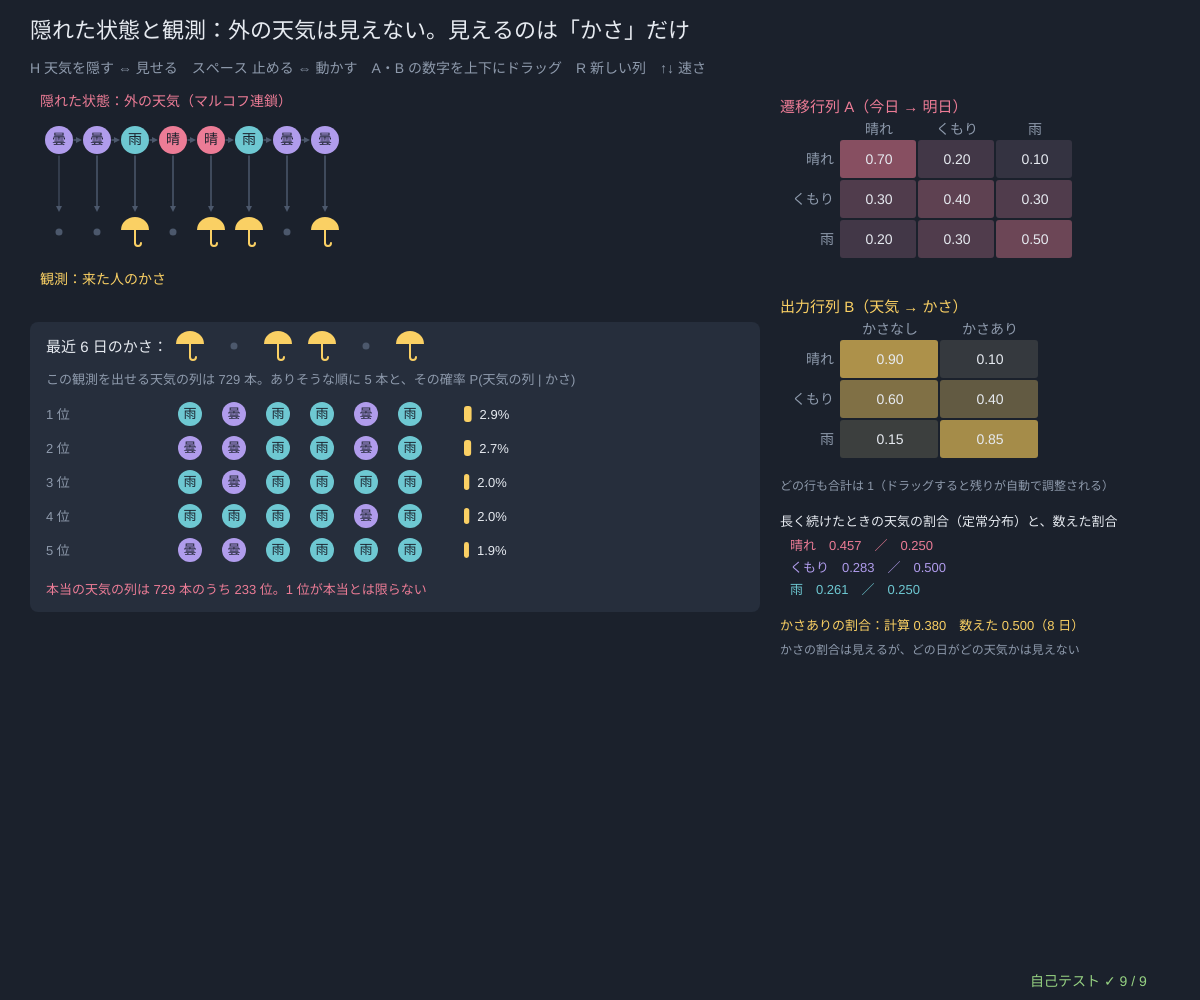
Frame 1 (no input)
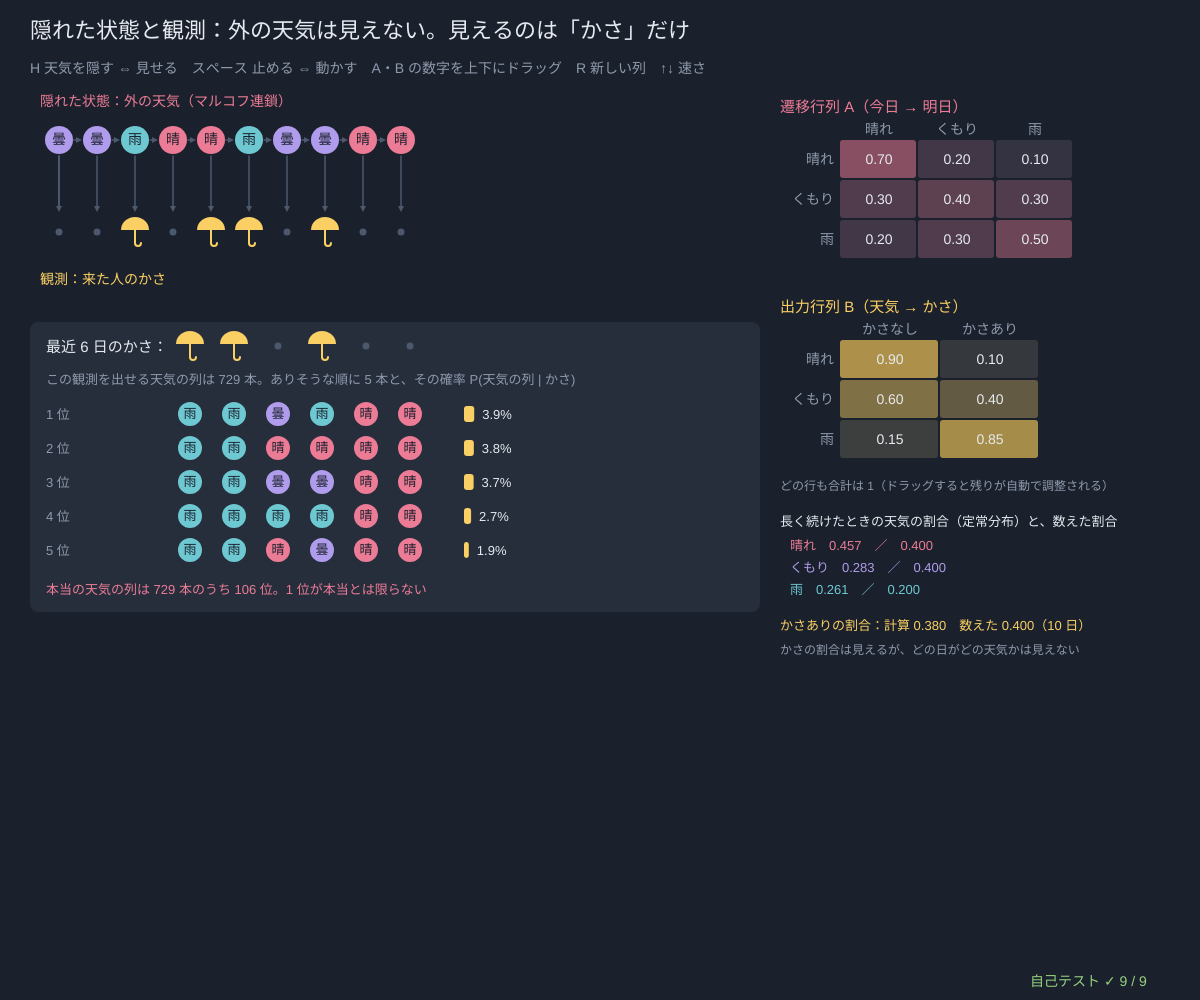
Frame 60 (no input)
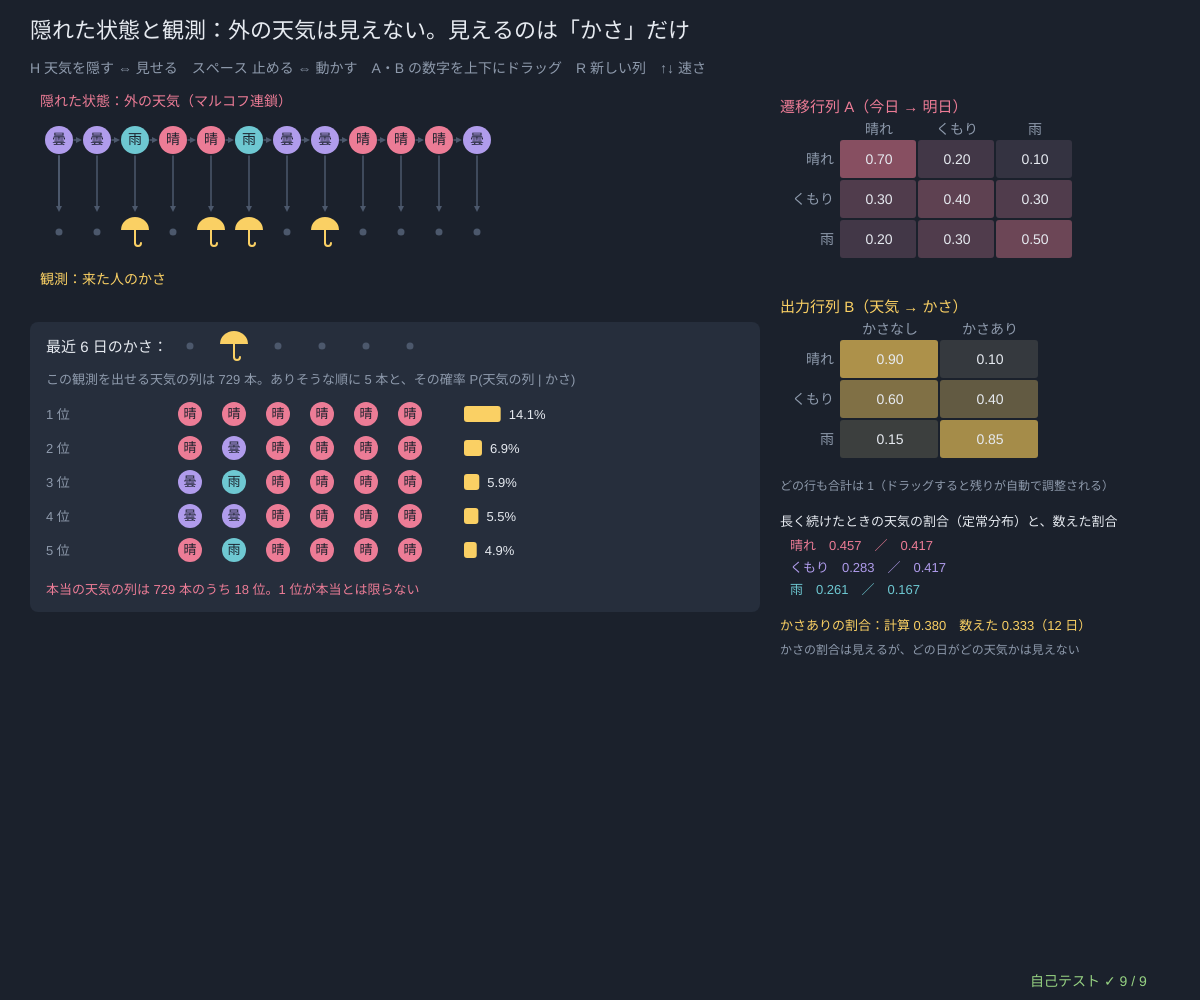
Frame 120 (the mouse pressed at the canvas centre since frame 60)

The p5.js sketch that drew these frames (run headless with seeded random() and noise() and a simulated clock; from frame 60 on, the mouse is pressed at the canvas centre):

// p5.js sketch
// ── sketch.js
// ============================================
// 00 隠れた状態と観測 ─ 地下の部屋にいる人には外の天気（晴れ・くもり・雨）が見えない。見えるのは、来る人が「かさ」を持っているかどうかだけ。
// 天気は遷移行列 A のマルコフ連鎖（シリーズ 65）で動き、かさは出力行列 B の確率で出る。これが隠れマルコフモデル（HMM）。
// 下の段：最近 6 日の「かさの列」を出せる天気の列は 3^6 = 729 本ある。その中でありそうな順に 5 本（同じ観測でも状態はいろいろありうる）
// H 天気を隠す ⇔ 見せる / スペース 止める ⇔ 動かす / 右の A・B の数字を上下にドラッグ / R 新しい列 / ↑↓ 速さ
// ============================================

const W_NAMES = ['晴れ', 'くもり', '雨'], W_SHORT = ['晴', '曇', '雨'], U_NAMES = ['かさなし', 'かさあり'], W_COLS = [[236, 124, 150], [176, 156, 236], [110, 200, 210]];   // 天気の色
let sky = {                              // ★ モデル：p0 = はじめの天気、tr = A（今日 → 明日）、em = B（天気 → かさなし・かさあり）
  p0: [0.5, 0.3, 0.2],
  tr: [[0.7, 0.2, 0.1], [0.3, 0.4, 0.3], [0.2, 0.3, 0.5]],
  em: [[0.9, 0.1], [0.6, 0.4], [0.15, 0.85]],
};
const N_RANK = 6;                        // ★ 下の段で調べる日数（3^6 = 729 本の道）
let days = [], showTruth = true, playing = true, period = 30, cellsHit = [], drag = null, ranked = null, counts;

function setup() {
  createCanvas(windowWidth, windowHeight);
  selfTest();
  seedRng(70); restart();
}
function windowResized() { resizeCanvas(windowWidth, windowHeight); }
function restart() { days = []; counts = { z: [0, 0, 0], u: [[0, 0], [0, 0], [0, 0]] }; for (let k = 0; k < 8; k++) addDay(); }
function addDay() {                      // ★ 1 日すすめる：天気は A の行から、かさは B の行からサイコロ
  let z = days.length ? sampleFrom(sky.tr[days[days.length - 1].z]) : sampleFrom(sky.p0), x = sampleFrom(sky.em[z]);
  days.push({ z, x }); counts.z[z]++; counts.u[z][x]++;
  if (days.length > 400) days.shift();
  ranked = null;
}
// ★ 行列の 1 つの数字を変える：同じ行のほかの数字を同じ比でちぢめて、行の合計を 1 に保つ
function setCell(row, j, v) {
  v = clampv(v, 0.01, 0.98);
  let rest = sumOf(row) - row[j];
  for (let k = 0; k < row.length; k++) if (k !== j) row[k] = rest > 1e-9 ? (row[k] / rest) * (1 - v) : (1 - v) / (row.length - 1);
  row[j] = v;
}
// ★ 総当たり：観測 xs を出せる全部の道と、その確率 P(道 | 観測)。大きい順に並べる
function rankPaths(m, xs) {
  let n = m.p0.length, len = xs.length, total = Math.pow(n, len), all = [], lik = 0;
  for (let k = 0; k < total; k++) {
    let zs = [], r = k; for (let t = 0; t < len; t++) { zs.unshift(r % n); r = Math.floor(r / n); }
    let p = 1; for (let t = 0; t < len; t++) p *= (t === 0 ? m.p0[zs[0]] : m.tr[zs[t - 1]][zs[t]]) * m.em[zs[t]][xs[t]];
    all.push({ zs, p }); lik += p;
  }
  all.sort((a, b) => b.p - a.p);
  for (let a of all) a.post = lik > 0 ? a.p / lik : 0;
  return { all, lik };
}

function draw() {
  background(...BG);
  if (playing && frameCount % period === 0) addDay();
  hudTitle('隠れた状態と観測：外の天気は見えない。見えるのは「かさ」だけ', 'H 天気を隠す ⇔ 見せる　スペース 止める ⇔ 動かす　A・B の数字を上下にドラッグ　R 新しい列　↑↓ 速さ');
  let mx = Math.max(560, width - 420), x0 = 40, cw = 38, nShow = Math.max(8, Math.floor((mx - x0 - 30) / cw)), from = Math.max(0, days.length - nShow), y1 = 140, y2 = 232;
  note('隠れた状態：外の天気（マルコフ連鎖）', x0, y1 - 34, ROSE, 14); note('観測：来た人のかさ', x0, y2 + 52, LAN, 14);
  for (let i = from; i < days.length; i++) {
    let d = days[i], x = x0 + (i - from) * cw + cw / 2;
    if (i > from) { stroke(...LINEC); strokeWeight(1.5); fill(...LINEC); arrowLine(x - cw + 15, y1, x - 15, y1, 6); }
    stroke(...LINEC); fill(...LINEC); arrowLine(x, y1 + 16, x, y2 - 20, 6);
    noStroke(); fill(...(showTruth ? W_COLS[d.z] : [70, 80, 98])); circle(x, y1, 28);
    fill(...(showTruth ? BG : DIMC)); textSize(14); textAlign(CENTER, CENTER); text(showTruth ? W_SHORT[d.z] : '？', x, y1);
    drawUmbrella(x, y2, d.x);
  }
  // ---- 下の段：最近 N_RANK 日の観測を出せる道
  let py = y2 + 90, recent = days.slice(-N_RANK);
  if (!ranked) ranked = rankPaths(sky, recent.map((d) => d.x));
  panelBox(x0 - 10, py, mx - x0 - 10, 290);
  note('最近 ' + recent.length + ' 日のかさ：', x0 + 6, py + 30, INK, 15);
  for (let t = 0; t < recent.length; t++) drawUmbrella(x0 + 150 + t * 44, py + 24, recent[t].x);
  note('この観測を出せる天気の列は ' + ranked.all.length + ' 本。ありそうな順に 5 本と、その確率 P(天気の列 | かさ)', x0 + 6, py + 62, DIMC, 13);
  let truthRank = ranked.all.findIndex((a) => a.zs.every((z, t) => z === recent[t].z));
  for (let k = 0; k < Math.min(5, ranked.all.length); k++) {
    let a = ranked.all[k], yy = py + 92 + k * 34;
    note(k + 1 + ' 位', x0 + 6, yy + 5, DIMC, 13);
    for (let t = 0; t < a.zs.length; t++) { noStroke(); fill(...W_COLS[a.zs[t]]); circle(x0 + 150 + t * 44, yy, 24); fill(...BG); textSize(13); textAlign(CENTER, CENTER); text(W_SHORT[a.zs[t]], x0 + 150 + t * 44, yy); }
    let bx = x0 + 150 + N_RANK * 44 + 10; noStroke(); fill(...LAN); rect(bx, yy - 8, Math.max(1, a.post * 260), 16, 3);
    note(fmtN(a.post * 100, 1) + '%' + (showTruth && k === truthRank ? '　← 本当の列' : ''), bx + a.post * 260 + 8, yy + 5, INK, 13);
  }
  note(showTruth ? '本当の天気の列は ' + ranked.all.length + ' 本のうち ' + (truthRank + 1) + ' 位。1 位が本当とは限らない' : 'H で答え合わせ。1 位の列が本当だと思う？', x0 + 6, py + 272, showTruth ? ROSE : DIMC, 13);
  // ---- 右：A と B（ドラッグできる）
  cellsHit = [];
  note('遷移行列 A（今日 → 明日）', mx, 112, ROSE, 15);
  matrixCells(sky.tr, mx + 60, 140, 78, 40, W_NAMES, W_NAMES, 'tr', ROSE);
  note('出力行列 B（天気 → かさ）', mx, 312, LAN, 15);
  matrixCells(sky.em, mx + 60, 340, 100, 40, W_NAMES, U_NAMES, 'em', LAN);
  let st = stationaryOf(sky.tr), tot = Math.max(1, sumOf(counts.z)), pu = 0; for (let i = 0; i < 3; i++) pu += st[i] * sky.em[i][1];
  note('どの行も合計は 1（ドラッグすると残りが自動で調整される）', mx, 490, DIMC, 12);
  note('長く続けたときの天気の割合（定常分布）と、数えた割合', mx, 526, INK, 13);
  for (let i = 0; i < 3; i++) note(W_NAMES[i] + '　' + fmtN(st[i], 3) + '　／　' + (showTruth ? fmtN(counts.z[i] / tot, 3) : '？'), mx + 10, 550 + i * 22, W_COLS[i], 13);
  let nu = counts.u[0][1] + counts.u[1][1] + counts.u[2][1];
  note('かさありの割合：計算 ' + fmtN(pu, 3) + '　数えた ' + fmtN(nu / tot, 3) + '（' + tot + ' 日）', mx, 630, LAN, 13);
  note('かさの割合は見えるが、どの日がどの天気かは見えない', mx, 654, DIMC, 12);
  drawSelfTest();
}
function drawUmbrella(x, y, has) {       // かさの絵（なし = 小さな点）
  if (!has) { noStroke(); fill(...LINEC); circle(x, y, 7); return; }
  noStroke(); fill(...LAN); arc(x, y - 2, 28, 26, Math.PI, 2 * Math.PI);
  stroke(...LAN); strokeWeight(2); noFill(); line(x, y - 2, x, y + 11); arc(x + 3, y + 11, 6, 6, 0, Math.PI);
}
function matrixCells(a, x, y, cw, ch, rn, cn, which, col) {
  drawMatrix(a, x, y, cw, ch, rn, cn, { col, ts: 14 });
  for (let i = 0; i < a.length; i++) for (let j = 0; j < a[i].length; j++) cellsHit.push({ which, i, j, x: x + j * cw, y: y + i * ch, w: cw, h: ch });
  if (drag && drag.which === which) { noFill(); stroke(...INK); strokeWeight(2); rect(x + drag.j * cw, y + drag.i * ch, cw - 2, ch - 2, 3); }
}

function mousePressed() {
  drag = null;
  for (let c of cellsHit) if (mouseX >= c.x && mouseX < c.x + c.w && mouseY >= c.y && mouseY < c.y + c.h) drag = { which: c.which, i: c.i, j: c.j, y0: mouseY, v0: sky[c.which][c.i][c.j] };
}
function mouseDragged() { if (drag) { setCell(sky[drag.which][drag.i], drag.j, drag.v0 + (drag.y0 - mouseY) / 160); ranked = null; } }
function mouseReleased() { drag = null; }
function keyPressed() {
  if (key === 'h' || key === 'H') showTruth = !showTruth;
  if (key === ' ') playing = !playing;
  if (key === 'r' || key === 'R') restart();
  if (key === UP_ARROW) period = Math.max(4, Math.round(period / 2));
  if (key === DOWN_ARROW) period = Math.min(120, period * 2);
  return false;
}

// やってみよう
// 1. H で天気を隠して、かさの列だけから今日の天気を当ててみよう。どのくらい当たる？
// 2. B の「雨 → かさあり」を 1 に近く、「晴れ → かさあり」を 0 に近くすると、当てやすさはどう変わる？
// 3. B の 3 つの行を全部同じ数字にすると（かさが天気と関係ない）、下の段の確率はどうなる？
// 4. A の「晴れ → 晴れ」を 0.95 にすると、天気の列とかさの列はどう変わる？

// ---- 自己テスト
function selfTest() {
  selfTestResults = [];
  seedRng(700);
  let m = { p0: sky.p0.slice(), tr: sky.tr.map((r) => r.slice()), em: sky.em.map((r) => r.slice()) };
  check('π と A と B の行の合計 = 1', near(sumOf(m.p0), 1, 1e-12) && rowSumErr(m.tr) < 1e-12 && rowSumErr(m.em) < 1e-12);
  let s = hmmSample(m, 60000), tc = m.tr.map(() => [0, 0, 0]), ec = m.em.map(() => [0, 0]), zc = [0, 0, 0];
  for (let t = 0; t < s.zs.length; t++) { zc[s.zs[t]]++; ec[s.zs[t]][s.xs[t]]++; if (t > 0) tc[s.zs[t - 1]][s.zs[t]]++; }
  check('6 万日のサンプル：数えた遷移の割合 ≈ A（ずれ < 0.02）', maxAbsDiff(tc.map(normRow), m.tr) < 0.02);
  check('6 万日のサンプル：数えたかさの割合 ≈ B（ずれ < 0.02）', maxAbsDiff(ec.map(normRow), m.em) < 0.02);
  let st = stationaryOf(m.tr);
  check('定常分布 π A = π、天気の割合 ≈ 定常分布', maxAbsDiff(vecMat(st, m.tr), st) < 1e-12 && maxAbsDiff(normRow(zc), st) < 0.02);
  let xs = [1, 1, 0, 0, 1, 0], rk = rankPaths(m, xs), eb = emTable(m, xs), bf = bruteAll(m, eb);
  check('729 本の道の確率の合計 = 前向きアルゴリズムの尤度', rk.all.length === 729 && near(rk.lik, fwdPlain(m, eb).lik, 1e-15) && near(rk.lik, bf.lik, 1e-15));
  check('P(道 | 観測) の合計 = 1、1 位 = ビタビの道', near(sumOf(rk.all.map((a) => a.post)), 1, 1e-12) && near(rk.all[0].p, Math.exp(viterbiLog(m, eb).logP), 1e-15) && rk.all[0].zs.join() === viterbiLog(m, eb).vitPath.join());
  check('1 位の道でも確率は 50% 未満（同じ観測でも状態はいろいろ）', rk.all[0].post < 0.5 && rk.all[1].post > 0.01);
  let okRow = true;
  for (let k = 0; k < 200; k++) { let row = m.tr[rndInt(0, 2)], j = rndInt(0, 2), o = [0, 1, 2].filter((q) => q !== j), ratio = row[o[0]] / row[o[1]]; setCell(row, j, rnd() * 1.4 - 0.2); if (!near(sumOf(row), 1, 1e-12) || row.some((v) => !(v > 0)) || !near(row[o[0]] / row[o[1]], ratio, 1e-9)) okRow = false; }
  check('ドラッグで数字を変えても行の合計は 1、ほかの数字の比はそのまま', okRow);
  let flat = { p0: m.p0, tr: m.tr, em: [[0.5, 0.5], [0.5, 0.5], [0.5, 0.5]] }, rf = rankPaths(flat, xs), prior = 1; for (let t = 0; t < 6; t++) prior *= t === 0 ? flat.p0[rf.all[0].zs[0]] : flat.tr[rf.all[0].zs[t - 1]][rf.all[0].zs[t]];
  check('B の行が全部同じなら、観測は何も教えない：P(道 | 観測) = P(道)', near(rf.all[0].post, prior, 1e-12));
  reportSelfTest();
}

// ==================================================
// ここから下は「HMM の道具」（中身は読まなくても OK。消さないでね）
// ==================================================
// ---- 色と小さな道具（霧の夜と灯り：黄 = 見える観測、ばら色 = 隠れた状態）
const BG = [27, 33, 44];                // 背景（霧の夜の青ねずみ色）
const INK = [230, 234, 240];            // 文字（やわらかい白）
const LAN = [250, 208, 100], ROSE = [236, 124, 150], AQUA = [110, 200, 210], LILAC = [176, 156, 236], LEAF = [150, 210, 130], TANG = [240, 160, 96];
const DIMC = [142, 154, 172], PANEL = [38, 46, 60], LINEC = [76, 88, 108];
const ST_COLS = [ROSE, AQUA, LAN, LILAC, LEAF, TANG, [200, 200, 210], [130, 150, 240]];   // 状態の色
function clampv(v, a, b) { return v < a ? a : v > b ? b : v !== v ? a : v; }     // NaN なら a に戻す
function sumOf(a) { let s = 0; for (let v of a) s += v; return s; }
function argMax(a) { let b = 0; for (let i = 1; i < a.length; i++) if (a[i] > a[b]) b = i; return b; }   // 同点なら小さい番号
function fmtN(v, d) { if (typeof v !== 'number' || v !== v) return '?'; if (!isFinite(v)) return v > 0 ? '∞' : '−∞'; let s = v.toFixed(d === undefined ? 2 : d); return /^-0\.?0*$/.test(s) ? s.slice(1) : s; }
function fmtP(v) {                      // 確率の表示：小さい数は 1.2e-5 の形で
  if (typeof v !== 'number' || v !== v) return '?';
  if (v === 0) return '0'; if (Math.abs(v) >= 0.001) return v.toFixed(v >= 0.1 ? 3 : 4); return v.toExponential(1);
}
function hudTitle(t, sub) {             // 左上の見出しと操作の説明（日本語は 1 文字ずつ折り返す）
  textWrap(CHAR); noStroke(); fill(...INK); textSize(22); textAlign(LEFT, BASELINE); text(t, 30, 38);
  fill(...DIMC); textSize(14); textLeading(19); text(sub, 30, 62, width - 60);
}
function panelBox(x, y, w, h) { noStroke(); fill(...PANEL); rect(x, y, w, h, 8); }
function note(s, x, y, col, sz) { noStroke(); fill(...(col || DIMC)); textSize(sz || 13); textAlign(LEFT, BASELINE); text(s, x, y); }
// ---- 種つきの乱数（同じ種なら毎回同じ列 → 実験をくり返せる）
let rngState = 1;
function seedRng(s) { rngState = (s >>> 0) || 1; }
function rnd() {                       // 0〜1 の一様乱数（mulberry32）
  rngState = (rngState + 0x6d2b79f5) >>> 0;
  let t = rngState;
  t = Math.imul(t ^ (t >>> 15), t | 1);
  t ^= t + Math.imul(t ^ (t >>> 7), t | 61);
  return ((t ^ (t >>> 14)) >>> 0) / 4294967296;
}
function rndInt(a, b) { return a + Math.floor(rnd() * (b - a + 1)); }
function randn() { let u = 1 - rnd(), v = rnd(); return Math.sqrt(-2 * Math.log(u)) * Math.cos(2 * Math.PI * v); }   // 標準正規分布
function sampleFrom(p) { let u = rnd() * sumOf(p), c = 0; for (let i = 0; i < p.length; i++) { c += p[i]; if (u < c) return i; } return p.length - 1; }   // 確率 p[i] で i を返す
// ---- 隠れマルコフモデルの道具
// モデル m = { p0: はじめの分布 π, tr: 遷移行列 A（tr[i][j] = 状態 i の次に j）, em: 出力行列 B（em[j][k] = 状態 j が記号 k を出す） }
// どの計算も「出力の表」eb[t][j] = b_j(x_t)（時刻 t の観測を状態 j が出す確率）を受け取る → 記号でも数（正規分布）でも同じ道具が使える
function lg(p) { return p > 0 ? Math.log(p) : -Infinity; }          // log 0 は −∞（NaN にしない）
function logSumExp(a) {                // log(Σ e^a_i)：いちばん大きい値を先に引く。全部 −∞ なら −∞
  let m = -Infinity; for (let v of a) if (v > m) m = v;
  if (m === -Infinity) return -Infinity;
  let s = 0; for (let v of a) s += Math.exp(v - m);
  return m + Math.log(s);
}
function normRow(r) { let s = sumOf(r); return s > 1e-300 ? r.map((v) => v / s) : r.map(() => 1 / r.length); }   // 合計 1 に（全部 0 なら一様に）
function rowSumErr(a) { let d = 0; for (let r of a) d = Math.max(d, Math.abs(sumOf(r) - 1)); return d; }
function maxAbsDiff(a, b) { let d = 0; for (let i = 0; i < a.length; i++) d = Math.max(d, Array.isArray(a[i]) ? maxAbsDiff(a[i], b[i]) : Math.abs(a[i] - b[i])); return d; }
function vecMat(v, a) {                // 横ベクトル × 行列：1 歩先の分布
  let out = new Array(a[0].length).fill(0);
  for (let i = 0; i < v.length; i++) if (v[i] !== 0) for (let j = 0; j < out.length; j++) out[j] += v[i] * a[i][j];
  return out;
}
function emTable(m, xs) { return xs.map((x) => m.em.map((r) => r[x])); }   // 記号の列 → 出力の表
function hmmSample(m, n) {             // π, A, B からサイコロで列を作る：zs = 隠れた状態、xs = 観測
  let z = sampleFrom(m.p0), zs = [], xs = [];
  for (let t = 0; t < n; t++) { if (t > 0) z = sampleFrom(m.tr[z]); zs.push(z); xs.push(sampleFrom(m.em[z])); }
  return { zs, xs };
}
// ★ 前向き：α_t(j) = P(x_1..x_t, z_t = j) = b_j(x_t) Σ_i α_{t−1}(i) a_ij。尤度 P(x) = Σ_j α_T(j)
function fwdPlain(m, eb) {
  let n = m.p0.length, al = [];
  for (let t = 0; t < eb.length; t++) {
    let prev = t === 0 ? null : al[t - 1], row = new Array(n);
    for (let j = 0; j < n; j++) { let s = 0; if (t === 0) s = m.p0[j]; else for (let i = 0; i < n; i++) s += prev[i] * m.tr[i][j]; row[j] = s * eb[t][j]; }
    al.push(row);
  }
  return { al, lik: al.length ? sumOf(al[al.length - 1]) : 1 };
}
// ★ 後ろ向き：β_t(i) = P(x_{t+1}..x_T | z_t = i) = Σ_j a_ij b_j(x_{t+1}) β_{t+1}(j)。尤度 = Σ_i π_i b_i(x_1) β_1(i)
function bwdPlain(m, eb) {
  let n = m.p0.length, len = eb.length, be = new Array(len);
  for (let t = len - 1; t >= 0; t--) {
    be[t] = new Array(n).fill(t === len - 1 ? 1 : 0);
    if (t < len - 1) for (let i = 0; i < n; i++) for (let j = 0; j < n; j++) be[t][i] += m.tr[i][j] * eb[t + 1][j] * be[t + 1][j];
  }
  let lik = 0; if (len) for (let i = 0; i < n; i++) lik += m.p0[i] * eb[0][i] * be[0][i]; else lik = 1;
  return { be, lik };
}
// ★ スケーリングつきの前向き：毎時刻 合計 c_t で割る。ah[t] = P(z_t | x_1..x_t)（= フィルタ）、log P(x) = Σ log c_t
//   c_t = 0（ありえない観測）なら logLik = −∞ にして、その時刻は一様分布で先へ進む（NaN を作らない）
function fwdScaled(m, eb) {
  let n = m.p0.length, ah = [], cs = [], logLik = 0;
  for (let t = 0; t < eb.length; t++) {
    let pred = t === 0 ? m.p0 : vecMat(ah[t - 1], m.tr), row = pred.map((v, j) => v * eb[t][j]), c = sumOf(row);
    if (!(c > 0)) { logLik = -Infinity; row = new Array(n).fill(1 / n); c = 0; } else { row = row.map((v) => v / c); if (logLik !== -Infinity) logLik += Math.log(c); }
    ah.push(row); cs.push(c);
  }
  return { ah, cs, logLik };
}
function bwdScaled(m, eb, cs) {         // 同じ c_t で割った後ろ向き。γ_t(i) = ah[t][i] × bh[t][i]
  let n = m.p0.length, len = eb.length, bh = new Array(len);
  for (let t = len - 1; t >= 0; t--) {
    bh[t] = new Array(n).fill(t === len - 1 ? 1 : 0);
    if (t < len - 1) { let c = cs[t + 1] > 0 ? cs[t + 1] : 1; for (let i = 0; i < n; i++) { let s = 0; for (let j = 0; j < n; j++) s += m.tr[i][j] * eb[t + 1][j] * bh[t + 1][j]; bh[t][i] = s / c; } }
  }
  return bh;
}
function fwdLog(m, eb) {                // 対数のまま：log α_t(j) = log b_j(x_t) + logSumExp_i(log α_{t−1}(i) + log a_ij)
  let n = m.p0.length, la = [], lt = m.tr.map((r) => r.map(lg)), buf = new Array(n);
  for (let t = 0; t < eb.length; t++) {
    let row = new Array(n);
    for (let j = 0; j < n; j++) { let s; if (t === 0) s = lg(m.p0[j]); else { for (let i = 0; i < n; i++) buf[i] = la[t - 1][i] + lt[i][j]; s = logSumExp(buf); } row[j] = s + lg(eb[t][j]); }
    la.push(row);
  }
  return { la, logLik: la.length ? logSumExp(la[la.length - 1]) : 0 };
}
// ★ 平滑化：γ_t(i) = P(z_t = i | 全部の観測)。filt = フィルタ P(z_t | x_1..x_t)
function smoothAll(m, eb) {
  let f = fwdScaled(m, eb), bh = bwdScaled(m, eb, f.cs);
  let gam = f.ah.map((a, t) => normRow(a.map((v, i) => v * bh[t][i])));
  return { filt: f.ah, gam, bh, cs: f.cs, logLik: f.logLik };
}
function xiAt(m, eb, sm, t) {           // ξ_t(i, j) = P(z_t = i, z_{t+1} = j | 全部の観測)
  let n = m.p0.length, c = sm.cs[t + 1] > 0 ? sm.cs[t + 1] : 1, out = [];
  for (let i = 0; i < n; i++) { out.push(new Array(n)); for (let j = 0; j < n; j++) out[i][j] = (sm.filt[t][i] * m.tr[i][j] * eb[t + 1][j] * sm.bh[t + 1][j]) / c; }
  return out;
}
// ★ ビタビ（対数）：dl[t][j] = 時刻 t に状態 j で終わるいちばん良い道の log 確率、bp[t][j] = そのとき 1 つ前にいた状態（戻り矢印）
function viterbiLog(m, eb) {
  let n = m.p0.length, len = eb.length, dl = [], bp = [], lt = m.tr.map((r) => r.map(lg));
  for (let t = 0; t < len; t++) {
    let row = new Array(n), back = new Array(n).fill(-1);
    for (let j = 0; j < n; j++) {
      let best = -Infinity, arg = -1;
      if (t === 0) best = lg(m.p0[j]); else for (let i = 0; i < n; i++) { let v = dl[t - 1][i] + lt[i][j]; if (v > best) { best = v; arg = i; } }
      row[j] = best + lg(eb[t][j]); back[j] = arg;
    }
    dl.push(row); bp.push(back);
  }
  let vitPath = new Array(len).fill(0), logP = len ? -Infinity : 0;
  if (len) { let z = argMax(dl[len - 1]); logP = dl[len - 1][z]; for (let t = len - 1; t >= 0; t--) { vitPath[t] = z; z = bp[t][z] >= 0 ? bp[t][z] : 0; } }
  return { vitPath, logP, dl, bp };
}
function pathLogProb(m, eb, zs) {       // 1 本の道 zs と観測がいっしょに起きる log 確率
  let s = 0; for (let t = 0; t < zs.length; t++) s += (t === 0 ? lg(m.p0[zs[0]]) : lg(m.tr[zs[t - 1]][zs[t]])) + lg(eb[t][zs[t]]);
  return s;
}
function postDecode(gam) { return gam.map(argMax); }                 // 事後復号：時刻ごとにいちばんありそうな状態
// ★ 総当たり：N^T 本の道を全部ためす（短い列だけ）。尤度、γ、ξ、いちばん良い道
function bruteAll(m, eb) {
  let n = m.p0.length, len = eb.length, total = Math.pow(n, len), zs = new Array(len).fill(0);
  let lik = 0, gam = eb.map(() => new Array(n).fill(0)), xi = eb.slice(1).map(() => m.p0.map(() => new Array(n).fill(0))), bestP = -1, best = null;
  for (let k = 0; k < total; k++) {
    let r = k; for (let t = len - 1; t >= 0; t--) { zs[t] = r % n; r = Math.floor(r / n); }
    let p = 1; for (let t = 0; t < len && p > 0; t++) p *= (t === 0 ? m.p0[zs[0]] : m.tr[zs[t - 1]][zs[t]]) * eb[t][zs[t]];
    if (p > bestP) { bestP = p; best = zs.slice(); }
    if (p === 0) continue;
    lik += p; for (let t = 0; t < len; t++) { gam[t][zs[t]] += p; if (t > 0) xi[t - 1][zs[t - 1]][zs[t]] += p; }
  }
  if (lik > 0) { gam = gam.map((g) => g.map((v) => v / lik)); xi = xi.map((x) => x.map((r) => r.map((v) => v / lik))); }
  return { lik, gam, xi, best, bestP, paths: total };
}
function stationaryOf(tr) {             // 定常分布 π A = π（なまけた連鎖 (π + πA)/2 をくり返す。周期があっても収束する）
  let v = new Array(tr.length).fill(1 / tr.length);
  for (let k = 0; k < 4000; k++) { let w = vecMat(v, tr), d = 0; for (let i = 0; i < v.length; i++) { let u = (v[i] + w[i]) / 2; d = Math.max(d, Math.abs(u - v[i])); v[i] = u; } if (d < 1e-15) break; }
  return normRow(v);
}
function hmmLogLik(m, xs) { return fwdScaled(m, emTable(m, xs)).logLik; }   // 記号の列の対数尤度 log P(x)
function predictK(belief, tr, k) { let v = belief.slice(); for (let s = 0; s < k; s++) v = vecMat(v, tr); return v; }   // k 歩先の予測：A を k 回掛ける
// ---- グラフの道具：g = { x, y, w, h, x0, x1, y0, y1 }
function gX(g, v) { return g.x + clampv((v - g.x0) / (g.x1 - g.x0), -0.02, 1.02) * g.w; }
function gY(g, v) { return g.y + g.h - clampv((v - g.y0) / (g.y1 - g.y0), -0.02, 1.02) * g.h; }
function plotAxes(g, xl, yl, xt, yt) {
  stroke(...LINEC); strokeWeight(1); noFill(); rect(g.x, g.y, g.w, g.h);
  noStroke(); fill(...DIMC); textSize(12); textAlign(CENTER, TOP);
  for (let v of xt) text(+v.toPrecision(4), gX(g, v), g.y + g.h + 4);
  textAlign(RIGHT, CENTER);
  for (let v of yt) text(+v.toPrecision(4), g.x - 5, gY(g, v));
  textAlign(LEFT, BASELINE); fill(...INK); textSize(13);
  text(xl, g.x + g.w - textWidth(xl), g.y + g.h + 32); text(yl, g.x, g.y - 8);
}
function polyline(pts) {               // 点が 2 つ以上あるときだけ折れ線を描く（空の beginShape を作らない）
  if (pts.length < 2) return;
  noFill(); beginShape(); for (let p of pts) vertex(p[0], p[1]); endShape();
}
function drawCurve(g, arr, col, sw, xOff, from, to) {   // arr[i] を x = i (+ xOff) に。長いときは間引いて 600 点まで
  let a = from || 0, b = to === undefined ? arr.length : to, n = b - a, stride = Math.max(1, Math.ceil(n / 600)), pts = [];
  for (let i = a; i < b; i += stride) if (isFinite(arr[i])) pts.push([gX(g, i + (xOff || 0)), gY(g, arr[i])]);
  stroke(...col); strokeWeight(sw || 2); polyline(pts);
}
function legend(x, y, items) {         // items = [[色, 名前], …]
  textSize(13); textAlign(LEFT, CENTER);
  for (let [c, s] of items) { noStroke(); fill(...c); rect(x, y - 5, 16, 10, 2); fill(...INK); text(s, x + 22, y); y += 20; }
}
function drawMatrix(a, x, y, cw, ch, rowNames, colNames, opts) {   // 行列を色つきの表で（明るい = 大きい）
  opts = opts || {}; let d = opts.digits === undefined ? 2 : opts.digits, col = opts.col || AQUA;
  textAlign(CENTER, CENTER); textSize(opts.ts || 13);
  for (let i = 0; i < a.length; i++) for (let j = 0; j < a[i].length; j++) {
    let v = a[i][j], t = clampv(Math.abs(v) / (opts.hi || 1), 0, 1); noStroke();
    fill(PANEL[0] + t * (col[0] * 0.75 - PANEL[0]), PANEL[1] + t * (col[1] * 0.75 - PANEL[1]), PANEL[2] + t * (col[2] * 0.75 - PANEL[2])); rect(x + j * cw, y + i * ch, cw - 2, ch - 2, 3);
    if (opts.numbers !== false) { fill(...INK); text(fmtN(v, d), x + j * cw + cw / 2, y + i * ch + ch / 2); }
  }
  fill(...DIMC);
  if (rowNames) for (let i = 0; i < a.length; i++) { textAlign(RIGHT, CENTER); text(rowNames[i], x - 6, y + i * ch + ch / 2); }
  if (colNames) for (let j = 0; j < a[0].length; j++) { textAlign(CENTER, BOTTOM); text(colNames[j], x + j * cw + cw / 2, y - 3); }
}
function drawBand(arr, x, y, w, h, colOf) {   // 状態の列を色の帯で（同じ色が続くところは 1 つの四角にまとめる）
  let n = arr.length, s = 0; noStroke();
  for (let t = 1; t <= n; t++) if (t === n || arr[t] !== arr[s]) { let c = colOf(arr[s]); if (c) { fill(...c); rect(x + (s / n) * w, y, ((t - s) / n) * w + 0.6, h); } s = t; }
}
function arrowLine(x1, y1, x2, y2, hs) { // 矢印
  let L = Math.hypot(x2 - x1, y2 - y1) || 1, ux = (x2 - x1) / L, uy = (y2 - y1) / L; hs = hs || 7;
  line(x1, y1, x2 - ux * hs * 0.6, y2 - uy * hs * 0.6);
  push(); noStroke(); triangle(x2, y2, x2 - ux * hs - uy * hs * 0.5, y2 - uy * hs + ux * hs * 0.5, x2 - ux * hs + uy * hs * 0.5, y2 - uy * hs - ux * hs * 0.5); pop();
}
// ---- 自己テストの道具
let selfTestResults = [];
function check(name, cond) { selfTestResults.push({ name, ok: !!cond }); }
function near(a, b, tol) { return typeof a === 'number' && isFinite(a) && Math.abs(a - b) <= (tol === undefined ? 1e-9 : tol); }
function noNaN(v) { return Array.isArray(v) || ArrayBuffer.isView(v) ? Array.from(v).every(noNaN) : !(typeof v === 'number' && v !== v); }
function reportSelfTest() { for (let r of selfTestResults) (r.ok ? console.log : console.error)((r.ok ? '✓ ' : '✗ ') + r.name); }
function selfTestLine() { let n = selfTestResults.filter((r) => r.ok).length; return '自己テスト ' + (n === selfTestResults.length ? '✓ ' : '✗ ') + n + ' / ' + selfTestResults.length; }
function drawSelfTest(x, y) { noStroke(); fill(...(selfTestResults.every((r) => r.ok) ? LEAF : [255, 90, 90])); textSize(14); textAlign(LEFT, BASELINE); text(selfTestLine(), x === undefined ? width - 170 : x, y === undefined ? height - 14 : y); }
